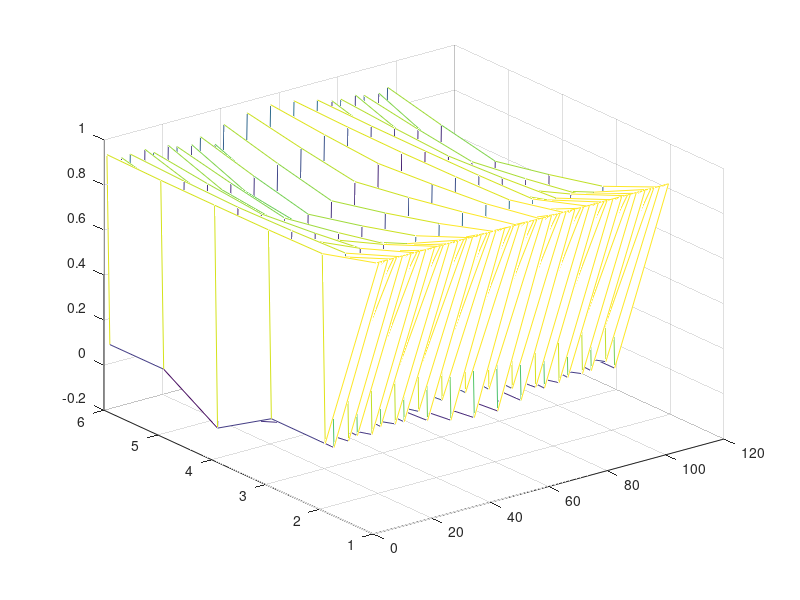

Write MATLAB code to recreate this figure.
clear;
clc;
format long
tic;

%% paramter
myseed = 1;
rng(myseed)

L = 6;
Tmax = 100;
dt = 1;
T = 0:dt:Tmax;
nT = length(T);

len = 2^L;
g = 1;
J = -1;
g0 = 0.5;

sigmaz = [1;-1];
sigmax = [0 1;1 0];
I2 = eye(2);
II2 = ones(2);

%% construction of Hamiltonian and observable
Hxx = zeros(len);
for i = 1:L-1
    Hxx_temp = eye(2^(i-1));
    Hxx_temp = kron(Hxx_temp, sigmax);
    Hxx_temp = kron(Hxx_temp, sigmax);
    Hxx_temp = kron(Hxx_temp, eye(2^(L-i-1)));
    Hxx = Hxx + Hxx_temp;
end
% PBC
Hxx_temp = sigmax;
Hxx_temp = kron(Hxx_temp, eye(2^(L-2)));
Hxx_temp = kron(Hxx_temp, sigmax);
Hxx = Hxx + Hxx_temp;

Hz = zeros(len,1);
Hx = zeros(len);
matrix_sx = cell(L,1);
matrix_sz = zeros(len,L);
for i = 1:L
    Hz_temp = ones(2^(i-1),1);
    Hz_temp = kron(Hz_temp,sigmaz);
    Hz_temp = kron(Hz_temp,ones(2^(L-i),1));
    Hz = Hz + Hz_temp;
    Hx_temp = eye(2^(i-1));
    Hx_temp = kron(Hx_temp,sigmax);
    Hx_temp = kron(Hx_temp,eye(2^(L-i)));
    Hx = Hx + Hx_temp;

    sx_temp = eye(2^(i-1));
    sx_temp = kron(sx_temp,sigmax);
    sx_temp = kron(sx_temp,eye(2^(L-i)));
    matrix_sx{i} = sx_temp;

    sz_temp = ones(2^(i-1),1);
    sz_temp = kron(sz_temp,sigmaz);
    sz_temp = kron(sz_temp,ones(2^(L-i),1));
    matrix_sz(:,i) = sz_temp;
end

%% time evolution

[V0,D0] = eig(J*Hxx+g0*diag(Hz));
phi0 = V0(:,1);
e_GS = D0(1,1);

phi = phi0;
phit_store = zeros(len,nT);
phit_store(:,1) = phi0;

H1 = J*Hxx+g*diag(Hz);
[V1,D1] = eig(H1);
e1 = diag(D1);
[V2,D2] = eig(J*Hxx-g*diag(Hz));
e2 = diag(D2);

trans1 = exp(-1i*e1*dt);
trans2 = exp(-1i*e2*dt);

for i = 2:nT
    % Hxx+Hz
    temp = V1'*phi;
    temp = temp.*trans1;
    phi = V1*temp;

    % Hxx-Hz
    temp = V2'*phi;
    temp = temp.*trans2;
    phi = V2*temp;
    phit_store(:,i) = phi;
end

%% calculate observable

Msz1sz2 = kron(sigmaz,sigmaz);
Msz1sz2 = kron(Msz1sz2,ones(2^(L-2),1));
sz1sz2 = sum(conj(phit_store).*(Msz1sz2.*phit_store));

rho_xx = zeros(L,nT);
rho_xx(1,:) = 1;
for i = 2:L
    Msxsx = sigmax;
    Msxsx = kron(Msxsx,eye(2^(i-2)));
    Msxsx = kron(Msxsx,sigmax);
    Msxsx = kron(Msxsx,eye(2^(L-i)));
    rho_xx(i,:) = real(sum(conj(phit_store).*(Msxsx*phit_store)));
end

sx = zeros(L,nT);
sz = zeros(L,nT);
for i = 1:L
    sx(i,:) = real(sum(conj(phit_store).*(matrix_sx{i}*phit_store)));
    sz(i,:) = sum(conj(phit_store).*matrix_sz(:,i).*phit_store);
%     for j = 1:nT
%         sx(i,j) = phit_store(:,j)'*matrix_sx{i}*phit_store(:,j);
%     end
end
order = sqrt(sum(rho_xx)/L);

figure;
set(gcf, 'position', [250 70 1400 900]);
% subplot(2,1,1)
% plot(T,order);
mesh(rho_xx)
% subplot(2,1,2)
% plot(T,sx_mean);

toc;
